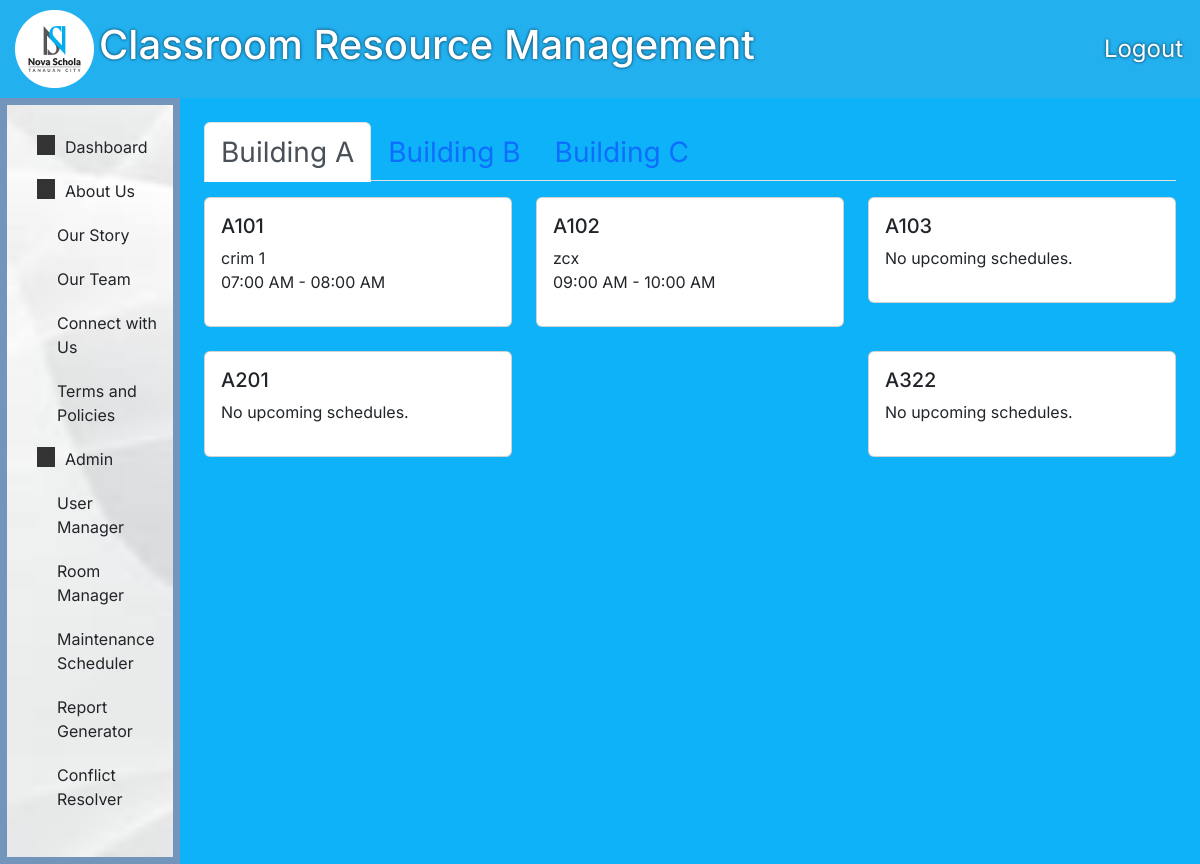
/pages/s-roomSchedule.php (signed in), run on the app's committed database.
### tables this page shows
CREATE TABLE `rooms` (
  `room_id` int(11) NOT NULL,
  `room_code` varchar(50) NOT NULL,
  `room_detail` varchar(50) NOT NULL,
  `room_status` enum('available','occupied','maintenance') NOT NULL
);

### pages/s-roomSchedule.php (the view, shortened to what this page needs)
<?php
include "panel.php";
function getRoomsByBuilding($conn, $building)
{
    $sql = "SELECT r.*,
                   (SELECT s.subject
                    FROM schedules s
                    WHERE s.room_id = r.room_id
                    AND s.start_time >= NOW()
                    ORDER BY s.start_time ASC
                    LIMIT 1) AS upcoming_subject,
                   (SELECT s.start_time
                    FROM schedules s
                    WHERE s.room_id = r.room_id
                    AND s.start_time >= NOW()
                    ORDER BY s.start_time ASC
                    LIMIT 1) AS upcoming_start_time,
                   (SELECT s.end_time
                    FROM schedules s
                    WHERE s.room_id = r.room_id
                    AND s.start_time >= NOW()
                    ORDER BY s.start_time ASC
                    LIMIT 1) AS upcoming_end_time,
                   (SELECT s.course_year
                    FROM schedules s
                    WHERE s.room_id = r.room_id
                    AND s.start_time >= NOW()
                    ORDER BY s.start_time ASC
                    LIMIT 1) AS upcoming_course_year
            FROM rooms r
            WHERE r.room_code LIKE ?
            ORDER BY r.room_code";
    $stmt = $conn->prepare($sql);
    $param = $building . '%';
    $stmt->bind_param("s", $param);
    $stmt->execute();
    $result = $stmt->get_result();
    return $result;
}
?>
<main>
    <div class="mainRoomSchedule">
        <div class="buildingTabs">
            <div class="m-4 w-100">
                <ul class="nav nav-tabs" id="buildingTabs" role="tablist">
                    <li class="nav-item">
                        <a class="nav-link active fs-3" id="building-a-tab" data-toggle="tab" href="#building-a" role="tab" aria-controls="building-a" aria-selected="true">Building A</a>
                    </li>
                    <li class="nav-item">
                        <a class="nav-link fs-3" id="building-b-tab" data-toggle="tab" href="#building-b" role="tab" aria-controls="building-b" aria-selected="false">Building B</a>
                    </li>
                    <li class="nav-item">
                        <a class="nav-link fs-3" id="building-c-tab" data-toggle="tab" href="#building-c" role="tab" aria-controls="building-c" aria-selected="false">Building C</a>
                    </li>
                </ul>
                <div class="tab-content" id="buildingTabsContent">
                    <div class="tab-pane fade show active" id="building-a" role="tabpanel" aria-labelledby="building-a-tab">
                        <div class="row mt-3">
                            <?php
                            $roomsA = getRoomsByBuilding($conn, 'A');
                            foreach ($roomsA as $room) {
                                echo '<div class="col-md-4">';
                                echo '<div class="card mb-4" data-bs-toggle="modal" data-bs-target="#scheduleModal" data-room-id="' . $room['room_id'] . '">';
                                echo '<div class="card-body">';
                                echo '<h5 class="card-title">' . $room['room_code'] . '</h5>';
                                if ($room['upcoming_subject']) {
                                    $upcomingStartDateTime = new DateTime($room['upcoming_start_time']);
                                    $upcomingEndDateTime = new DateTime($room['upcoming_end_time']);
                                    echo '<p class="schedule-info">' . $room['upcoming_course_year'] . ' <br> ' . $upcomingStartDateTime->format('h:i A') . ' - ' . $upcomingEndDateTime->format('h:i A') . ' </p>';
                                } else {
                                    echo '<p class="schedule-info">No upcoming schedules.</p>';
                                }
                                echo '</div>';
                                echo '</div>';
                                echo '</div>';
                            }
                            ?>
                        </div>
                    </div>
                </div>
            </div>
        </div>
    </div>
</main>
<?php
include "closing.php";
?>

### css/main.css (style rules this page uses)
* { font-family: Inter; }
html, body { height: 100%; margin: 0 !important; padding: 0 !important; display: flex; flex-direction: column; overflow: auto; }
a, a:visited { text-decoration: none; color: inherit; }
main { display: flex; flex: 1; }
.mainRoomSchedule { display: flex; flex: 1; }
.mainRoomSchedule .buildingTabs { display: flex; flex: 1; background-color: #0DB2F8; }
.row { display: flex; flex: 1; justify-content: space-between; }

### data on the page
rooms: room_code "A101", upcoming_course_year "crim 1", format "07:00 AM", format "08:00 AM"
rooms: room_code "A102", upcoming_course_year "zcx", format "09:00 AM", format "10:00 AM"
rooms: room_code "A103", shows "No upcoming schedules."
rooms: room_code "A201", shows "No upcoming schedules."
rooms: room_code "A322", shows "No upcoming schedules."

### other printed values
$roleText "Admin"
